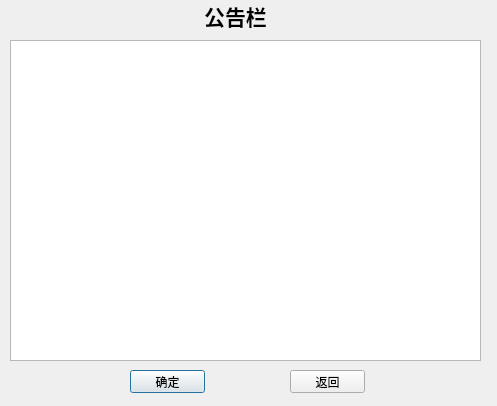
<?xml version="1.0" encoding="UTF-8"?>
<ui version="4.0">
 <class>PublicInfor</class>
 <widget class="QDialog" name="PublicInfor">
  <property name="geometry">
   <rect>
    <x>0</x>
    <y>0</y>
    <width>497</width>
    <height>406</height>
   </rect>
  </property>
  <property name="windowTitle">
   <string>Dialog</string>
  </property>
  <widget class="QLabel" name="label">
   <property name="geometry">
    <rect>
     <x>200</x>
     <y>0</y>
     <width>71</width>
     <height>31</height>
    </rect>
   </property>
   <property name="text">
    <string>&lt;!DOCTYPE HTML PUBLIC &quot;-//W3C//DTD HTML 4.0//EN&quot; &quot;http://www.w3.org/TR/REC-html40/strict.dtd&quot;&gt;
&lt;html&gt;&lt;head&gt;&lt;meta name=&quot;qrichtext&quot; content=&quot;1&quot; /&gt;&lt;style type=&quot;text/css&quot;&gt;
p, li { white-space: pre-wrap; }
&lt;/style&gt;&lt;/head&gt;&lt;body style=&quot; font-family:'SimSun'; font-size:9pt; font-weight:400; font-style:normal;&quot;&gt;
&lt;p align=&quot;center&quot; style=&quot; margin-top:0px; margin-bottom:0px; margin-left:0px; margin-right:0px; -qt-block-indent:0; text-indent:0px;&quot;&gt;&lt;span style=&quot; font-size:16pt; font-weight:600;&quot;&gt;公告栏&lt;/span&gt;&lt;/p&gt;&lt;/body&gt;&lt;/html&gt;</string>
   </property>
  </widget>
  <widget class="QPushButton" name="OkButton">
   <property name="geometry">
    <rect>
     <x>130</x>
     <y>370</y>
     <width>75</width>
     <height>23</height>
    </rect>
   </property>
   <property name="text">
    <string>确定</string>
   </property>
  </widget>
  <widget class="QPushButton" name="ReturnButton">
   <property name="geometry">
    <rect>
     <x>290</x>
     <y>370</y>
     <width>75</width>
     <height>23</height>
    </rect>
   </property>
   <property name="text">
    <string>返回</string>
   </property>
  </widget>
  <widget class="QLabel" name="label_2">
   <property name="geometry">
    <rect>
     <x>0</x>
     <y>0</y>
     <width>501</width>
     <height>411</height>
    </rect>
   </property>
   <property name="styleSheet">
    <string notr="true">border-image: url(:/image/background_meitu_2.png);</string>
   </property>
   <property name="text">
    <string/>
   </property>
  </widget>
  <widget class="QTextEdit" name="textEdit">
   <property name="geometry">
    <rect>
     <x>10</x>
     <y>40</y>
     <width>471</width>
     <height>321</height>
    </rect>
   </property>
  </widget>
  <zorder>label_2</zorder>
  <zorder>label</zorder>
  <zorder>OkButton</zorder>
  <zorder>ReturnButton</zorder>
  <zorder>textEdit</zorder>
 </widget>
 <resources/>
 <connections/>
</ui>
